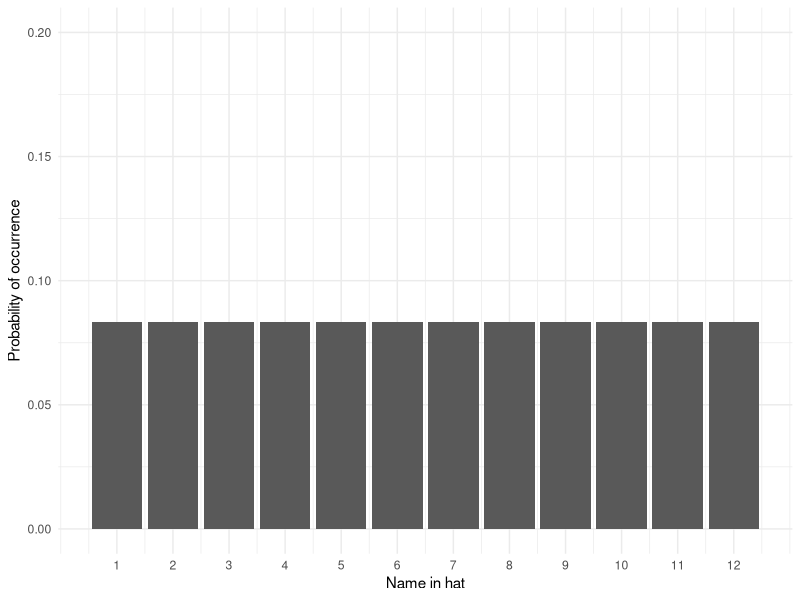
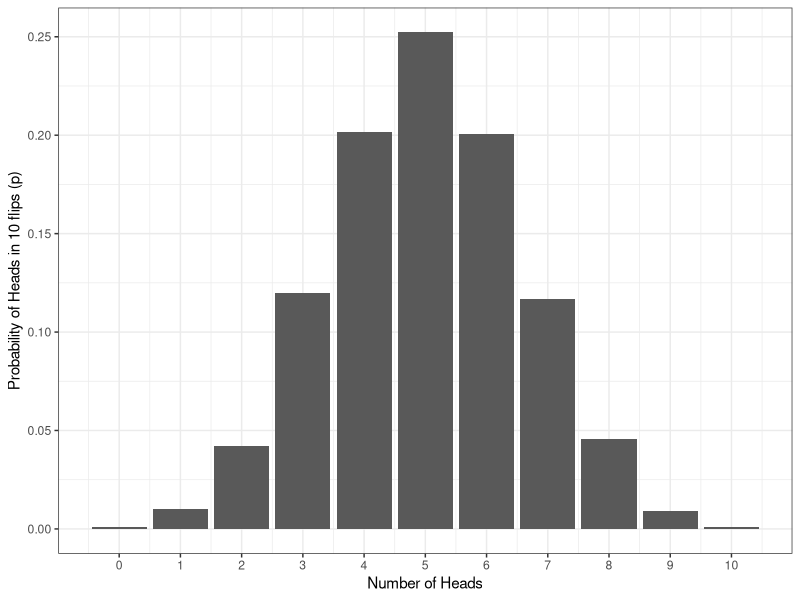

Reproduce these figures in R, in order. (Note: this script raises an error after producing the figures.)
## ---- chunk 1
1/12
## ---- chunk 2
library(tidyverse)
name <- 1:12
prob <- sample(x = .08333333, size = 12, replace = TRUE)
dat <- tibble(name, prob)
ggplot(dat, aes(name, prob)) +
  geom_col() +
  scale_y_continuous(limits = c(0,.2), name = "Probability of occurrence") +
  scale_x_continuous(breaks = c(1,2,3,4,5,6,7,8,9,10,11,12), name = "Name in hat") +
  theme_minimal()
## ---- chunk 3
heads10000 <- replicate(n = 10000, expr = sample(0:1, 10, TRUE) %>% sum())

data10000 <- tibble(heads = heads10000) %>%   # convert to a tibble
                group_by(heads) %>%     # group by number of possibilities 
                summarise(n = n(), # count occurances of each possibility,
                          p=n/10000) # & calculate probability (p) of each

ggplot(data10000, aes(x = heads,y = p)) + 
  geom_bar(stat = "identity") + 
  labs(x = "Number of Heads", y = "Probability of Heads in 10 flips (p)") +
  theme_bw() +
  scale_x_continuous(breaks = c(0,1,2,3,4,5,6,7,8,9,10))
## ---- chunk 4
knitr::include_graphics(path="./images/norm_dist_height.png")
## ---- chunk 5
knitr::include_graphics(path="./images/normal_dist.gif")
## ---- chunk 6
pbinom(q = 7, size = 10, prob = .5) 
## ---- chunk 7
ggplot(data10000, aes(x = heads,y = p)) + 
  geom_bar(stat = "identity", aes(fill = heads >7), show.legend = FALSE, alpha = .8) + 
  labs(x = "Number of Heads", y = "Probability of Heads in 10 flips (p)") +
  theme_bw() +
  scale_x_continuous(breaks = c(0,1,2,3,4,5,6,7,8,9,10)) +
  scale_fill_viridis_d(option = "E")
## ---- chunk 8
qbinom(p = .05, size = 10, prob = .5)
## ---- chunk 9

knitr::include_url("https://shannon-mcnee19.shinyapps.io/binomial_shiny/",
                   height = "800px")

## ---- chunk 10
men <- rnorm(n = 100000, mean = 176.2, sd = 6.748)
women <- rnorm(n = 100000, mean = 163.8, sd = 6.931)

heights <- tibble(men, women) %>%
  pivot_longer(names_to = "sex", values_to = "height", men:women)
ggplot(heights, aes(x = height, fill = sex)) +
  geom_density(alpha = .6) +
  scale_fill_viridis_d(option = "E", name = "Sex", labels = c("Men", "Women")) +
  theme_minimal()
  
